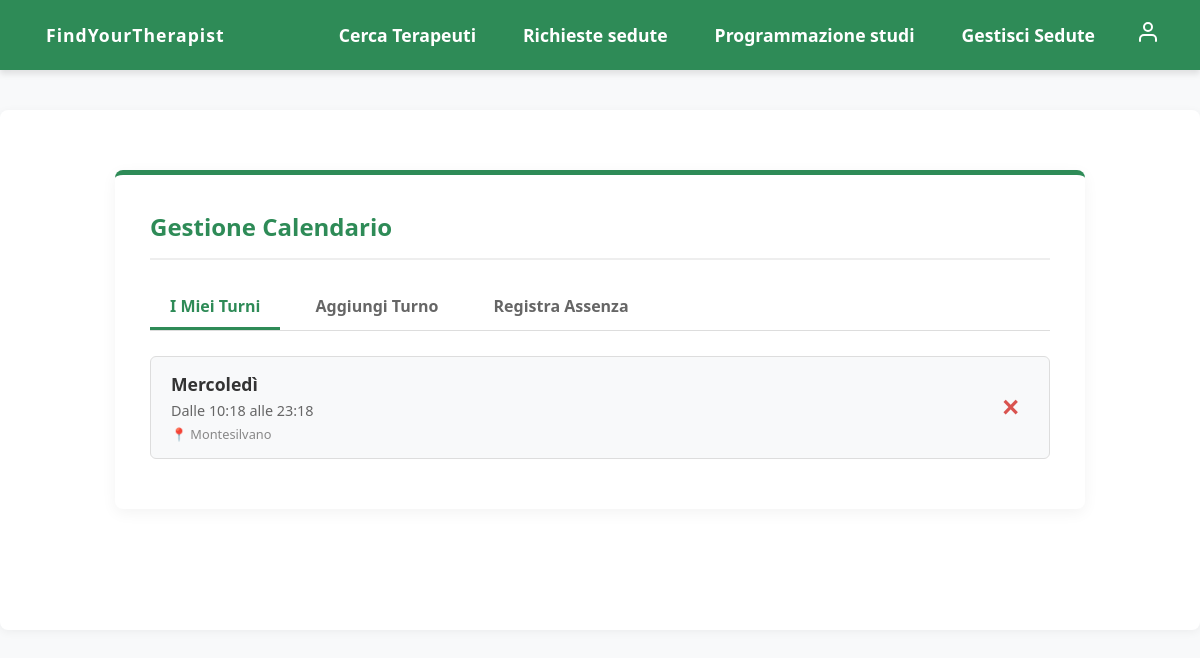
Page /prenotazioni/visualizza-disponibilita/ (signed in) on the earlier database version.
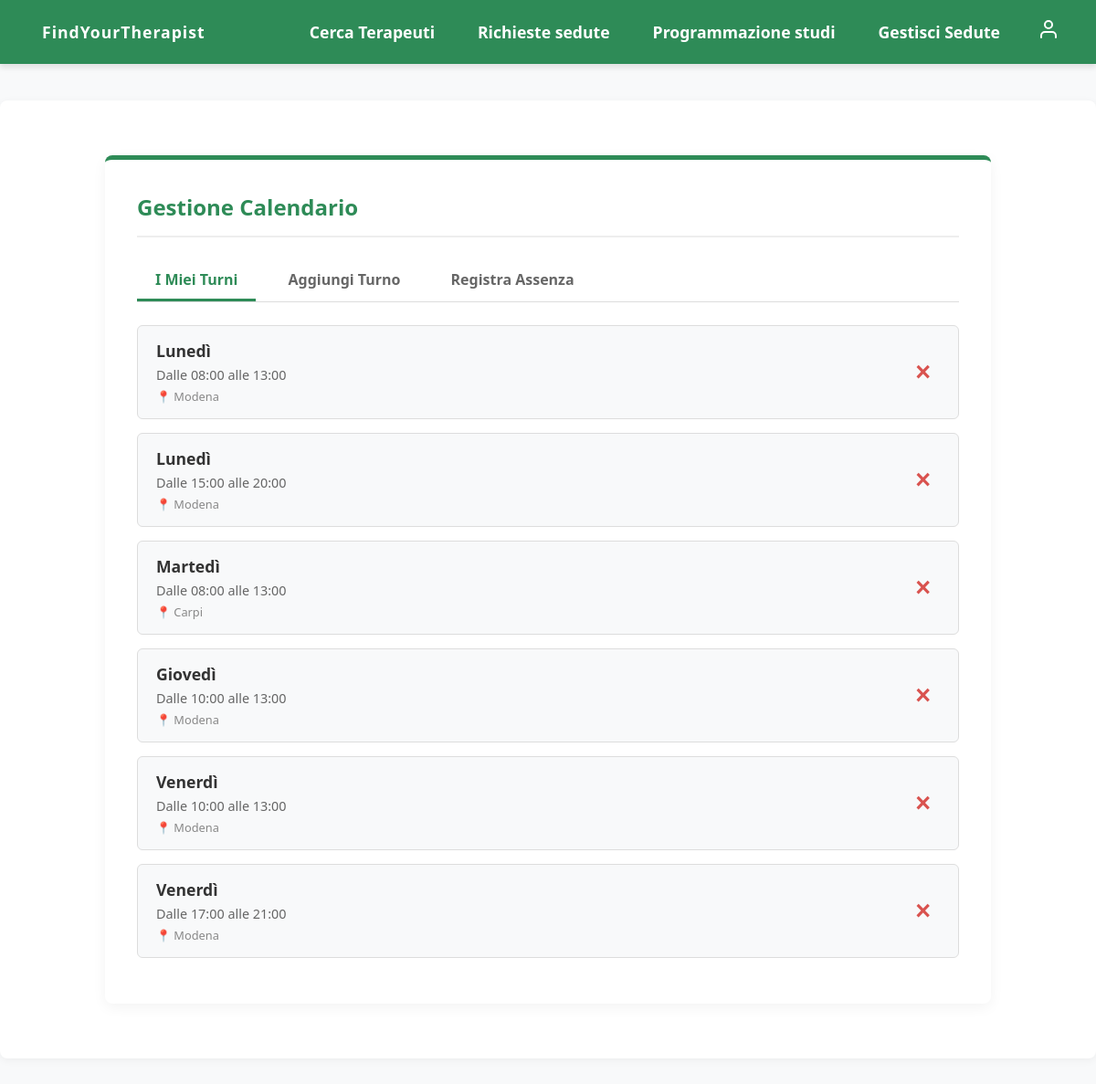
Same page on the later database version.
### prenotazioni/models.py (models this page shows, shortened)
class Disponibilita(models.Model):
    GIORNI_SETTIMANA = [
        (0, 'Lunedì'),
        (1, 'Martedì'),
        (2, 'Mercoledì'),
        (3, 'Giovedì'),
        (4, 'Venerdì'),
        (5, 'Sabato'),
        (6, 'Domenica'),
    ]
    terapeuta = models.ForeignKey('utenti.Terapeuta', on_delete=models.CASCADE, related_name='disponibilita')
    studio = models.ForeignKey('utenti.Studio', on_delete=models.CASCADE, related_name='disponibilita', default=None)
    giorno = models.IntegerField(choices=GIORNI_SETTIMANA)
    ora_inizio = models.TimeField()
    ora_fine = models.TimeField()
    class Meta:
        verbose_name = "Disponibilità"
        verbose_name_plural = "Disponibilità"
        ordering = ['giorno', 'ora_inizio']
        constraints = [
            models.UniqueConstraint(fields=['terapeuta', 'studio', 'giorno', 'ora_inizio', 'ora_fine'], name='unica_disponibilita')
        ]

### utenti/models.py (models this page shows, shortened)
class Studio(models.Model):
    indirizzo = models.CharField(max_length=200)
    citta = models.CharField(max_length=100)
    class Meta:
        verbose_name = "Studio"
        verbose_name_plural = "Studi"
        ordering = ['id']

### prenotazioni/views.py (the view)
# urls.py: path('visualizza-disponibilita/', VisualizzaDisponibilitaView.as_view(), name='visualizza_disponibilita'),
class VisualizzaDisponibilitaView(LoginRequiredMixin, View  ):
    def get(self, request):
        disponibilita = Disponibilita.objects.all()
        return render(request, 'prenotazioni/visualizza_disponibilita.html', {'disponibilita': disponibilita})

### templates/prenotazioni/visualizza_disponibilita.html (shortened to what this page needs)
{% extends 'base.html' %}
{% load static %}
{% block extra_css %}
    <link rel="stylesheet" href="{% static 'css/prenotazioni.css' %}?v=1">
{% endblock %}
{% block contenuto %}
<div class="prenotazioni-container">
    <div class="header-sezione">
        <h2>Gestione Calendario</h2>
    </div>
    <div class="tabs-menu">
        <a href="{% url 'prenotazioni:visualizza_disponibilita' %}" class="tab-link attivo">I Miei Turni</a>
        <a href="{% url 'prenotazioni:disponibilita' %}" class="tab-link">Aggiungi Turno</a>
        <a href="{% url 'prenotazioni:assenza' %}" class="tab-link">Registra Assenza</a>
    </div>
    {% if disponibilita %}
        {% for disp in disponibilita %}
            <div class="card-lista">
                <div class="card-dettagli">
                    <strong>{{ disp.get_giorno_display }}</strong>
                    <span>Dalle {{ disp.ora_inizio|time:"H:i" }} alle {{ disp.ora_fine|time:"H:i" }}</span>
                    <span style="font-size: 0.8em; color: #888;">📍 {{ disp.studio.citta }}</span>
                </div>
                <form method="POST" action="{% url 'prenotazioni:elimina_disponibilita' disp.pk %}" onsubmit="return confirm('Sei sicuro di voler eliminare questo turno?');">
                    <button type="submit" style="background: none; border: none; color: #d9534f; font-size: 1.8em; cursor: pointer; font-weight: bold; padding: 0 10px;" title="Elimina turno">
                        &times;
                    </button>
                </form>
            </div>
        {% endfor %}
    {% else %}
        <p style="text-align: center; color: #666; padding: 20px;">Non hai ancora configurato i tuoi orari lavorativi.</p>
    {% endif %}
</div>
{% endblock %}

### templates/base.html (shortened to what this page needs)
{% load static %}
<!DOCTYPE html>
<html lang="it">
<head>
    <link rel="stylesheet" href="{% static 'css/style.css' %}">
    {% block extra_css %}{% endblock %}
</head>
<body>
    <nav class="navbar">
        <a href="{% url 'home' %}" class="nav-logo">FindYourTherapist</a>
        <div class="nav-links">
            <a href="{% url 'utenti:vetrina' %}">Cerca Terapeuti</a>
            {% if user.terapeuta %}
                <a href="#">Richieste sedute</a>
                <a href="{% url 'prenotazioni:visualizza_disponibilita' %}">Programmazione studi</a>
                <a href="{% url 'prenotazioni:visualizza_prenotazioni' %}">Gestisci Sedute</a>
            {% endif %}
            {% if user.is_authenticated %}
                <div class="nav-dropdown">
                    <button class="nav-dropbtn">
                        <svg xmlns="http://www.w3.org/2000/svg" width="24" height="24" viewBox="0 0 24 24" fill="none" stroke="currentColor" stroke-width="2" stroke-linecap="round" stroke-linejoin="round"><path d="M20 21v-2a4 4 0 0 0-4-4H8a4 4 0 0 0-4 4v2"></path><circle cx="12" cy="7" r="4"></circle></svg>
                    </button>
                </div>
            {% else %}
                <a href="{% url 'utenti:accedi' %}">Accedi / Registrati</a>
            {% endif %}
        </div>
    </nav>
    <main class="main-container">
        {% block contenuto %}
        {% endblock %}
    </main>
</body>
</html>

### static/css/style.css (style rules this page uses)
body { margin: 0; padding: 0; font-family: 'Segoe UI', Tahoma, Geneva, Verdana, sans-serif; background-color: #f8f9fa; color: #333; }
.navbar { background-color: #2e8b57; padding: 15px 30px; display: flex; justify-content: space-between; align-items: center; box-shadow: 0 4px 6px rgba(0,0,0,0.1); position: sticky; top: 0; z-index: 1000; }
.navbar a { color: white; text-decoration: none; font-weight: bold; font-size: 1.1em; padding: 8px 16px; border-radius: 5px; transition: background-color 0.3s ease; }
.nav-logo { font-size: 1.5em; letter-spacing: 1px; }
.nav-links { display: flex; gap: 15px; }
.main-container { max-width: 1200px; margin: 40px auto; padding: 20px; background-color: white; border-radius: 8px; box-shadow: 0 2px 10px rgba(0,0,0,0.05); min-height: 60vh; }
.nav-dropdown { position: relative; display: inline-block; }
.nav-dropbtn { background-color: transparent; color: white; border: none; cursor: pointer; padding: 5px 10px; display: flex; align-items: center; transition: transform 0.2s; }

### static/css/prenotazioni.css (style rules this page uses)
.prenotazioni-container { max-width: 900px; margin: 40px auto; background: white; padding: 35px; border-radius: 8px; box-shadow: 0 4px 15px rgba(0,0,0,0.05); border-top: 5px solid #2e8b57; }
.header-sezione { display: flex; justify-content: space-between; align-items: center; border-bottom: 2px solid #eee; padding-bottom: 15px; margin-bottom: 25px; }
.header-sezione h2 { color: #2e8b57; margin: 0; }
.tabs-menu { display: flex; gap: 15px; margin-bottom: 25px; border-bottom: 1px solid #ddd; }
.tab-link { padding: 10px 20px; text-decoration: none; color: #666; font-weight: bold; border-bottom: 3px solid transparent; transition: all 0.3s; }
.tab-link.attivo { color: #2e8b57; border-bottom-color: #2e8b57; }
.card-lista { background-color: #f8f9fa; border: 1px solid #ddd; border-radius: 6px; padding: 15px 20px; margin-bottom: 15px; display: flex; justify-content: space-between; align-items: center; }
.card-dettagli strong { color: #333; font-size: 1.1em; }
.card-dettagli span { display: block; color: #666; margin-top: 5px; font-size: 0.9em; }

Differences in the rows shown:
removed Disponibilita: giorno "Mercoledì", ora_inizio "10:18", ora_fine "23:18", studio.citta "Montesilvano"
added Disponibilita: giorno "Lunedì", ora_inizio "08:00", ora_fine "13:00", studio.citta "Modena"
added Disponibilita: giorno "Lunedì", ora_inizio "15:00", ora_fine "20:00", studio.citta "Modena"
added Disponibilita: giorno "Martedì", ora_inizio "08:00", ora_fine "13:00", studio.citta "Carpi"
added Disponibilita: giorno "Giovedì", ora_inizio "10:00", ora_fine "13:00", studio.citta "Modena"
added Disponibilita: giorno "Venerdì", ora_inizio "10:00", ora_fine "13:00", studio.citta "Modena"
added Disponibilita: giorno "Venerdì", ora_inizio "17:00", ora_fine "21:00", studio.citta "Modena"
